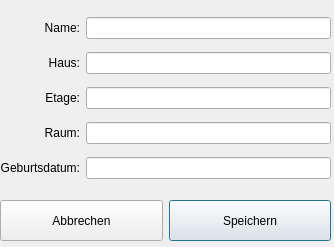
<?xml version="1.0" encoding="UTF-8"?>
<ui version="4.0">
 <class>UsrDialog</class>
 <widget class="QMainWindow" name="UsrDialog">
  <property name="geometry">
   <rect>
    <x>0</x>
    <y>0</y>
    <width>334</width>
    <height>247</height>
   </rect>
  </property>
  <property name="windowTitle">
   <string>Kunde bearbeiten</string>
  </property>
  <widget class="QWidget" name="centralwidget">
   <widget class="QWidget" name="gridLayoutWidget">
    <property name="geometry">
     <rect>
      <x>0</x>
      <y>10</y>
      <width>331</width>
      <height>181</height>
     </rect>
    </property>
    <layout class="QGridLayout" name="gridLayout">
     <item row="1" column="0">
      <widget class="QLabel" name="lblHouse">
       <property name="text">
        <string>Haus:</string>
       </property>
       <property name="alignment">
        <set>Qt::AlignRight|Qt::AlignTrailing|Qt::AlignVCenter</set>
       </property>
      </widget>
     </item>
     <item row="2" column="0">
      <widget class="QLabel" name="lblFloor">
       <property name="text">
        <string>Etage:</string>
       </property>
       <property name="alignment">
        <set>Qt::AlignRight|Qt::AlignTrailing|Qt::AlignVCenter</set>
       </property>
      </widget>
     </item>
     <item row="3" column="0">
      <widget class="QLabel" name="lblRoom">
       <property name="text">
        <string>Raum:</string>
       </property>
       <property name="alignment">
        <set>Qt::AlignRight|Qt::AlignTrailing|Qt::AlignVCenter</set>
       </property>
      </widget>
     </item>
     <item row="0" column="0">
      <widget class="QLabel" name="lblName">
       <property name="text">
        <string>Name:</string>
       </property>
       <property name="alignment">
        <set>Qt::AlignRight|Qt::AlignTrailing|Qt::AlignVCenter</set>
       </property>
      </widget>
     </item>
     <item row="0" column="1">
      <widget class="QLineEdit" name="txtName"/>
     </item>
     <item row="1" column="1">
      <widget class="QLineEdit" name="txtHouse"/>
     </item>
     <item row="2" column="1">
      <widget class="QLineEdit" name="txtFloor"/>
     </item>
     <item row="3" column="1">
      <widget class="QLineEdit" name="txtRoom"/>
     </item>
     <item row="4" column="0">
      <widget class="QLabel" name="lblBirthdate">
       <property name="text">
        <string>Geburtsdatum:</string>
       </property>
       <property name="alignment">
        <set>Qt::AlignRight|Qt::AlignTrailing|Qt::AlignVCenter</set>
       </property>
      </widget>
     </item>
     <item row="4" column="1">
      <widget class="QLineEdit" name="txtBirthdate"/>
     </item>
    </layout>
   </widget>
   <widget class="QWidget" name="horizontalLayoutWidget">
    <property name="geometry">
     <rect>
      <x>0</x>
      <y>200</y>
      <width>331</width>
      <height>41</height>
     </rect>
    </property>
    <layout class="QHBoxLayout" name="horizontalLayout">
     <item>
      <widget class="QPushButton" name="btnCancel">
       <property name="sizePolicy">
        <sizepolicy hsizetype="Minimum" vsizetype="Expanding">
         <horstretch>0</horstretch>
         <verstretch>0</verstretch>
        </sizepolicy>
       </property>
       <property name="text">
        <string>Abbrechen</string>
       </property>
      </widget>
     </item>
     <item>
      <widget class="QPushButton" name="btnSave">
       <property name="sizePolicy">
        <sizepolicy hsizetype="Minimum" vsizetype="Expanding">
         <horstretch>0</horstretch>
         <verstretch>0</verstretch>
        </sizepolicy>
       </property>
       <property name="text">
        <string>Speichern</string>
       </property>
       <property name="autoDefault">
        <bool>true</bool>
       </property>
       <property name="default">
        <bool>true</bool>
       </property>
      </widget>
     </item>
    </layout>
   </widget>
  </widget>
 </widget>
 <resources/>
 <connections>
  <connection>
   <sender>btnSave</sender>
   <signal>clicked()</signal>
   <receiver>UsrDialog</receiver>
   <slot>close()</slot>
   <hints>
    <hint type="sourcelabel">
     <x>249</x>
     <y>170</y>
    </hint>
    <hint type="destinationlabel">
     <x>165</x>
     <y>96</y>
    </hint>
   </hints>
  </connection>
  <connection>
   <sender>btnCancel</sender>
   <signal>clicked()</signal>
   <receiver>UsrDialog</receiver>
   <slot>close()</slot>
   <hints>
    <hint type="sourcelabel">
     <x>81</x>
     <y>170</y>
    </hint>
    <hint type="destinationlabel">
     <x>165</x>
     <y>96</y>
    </hint>
   </hints>
  </connection>
 </connections>
</ui>
